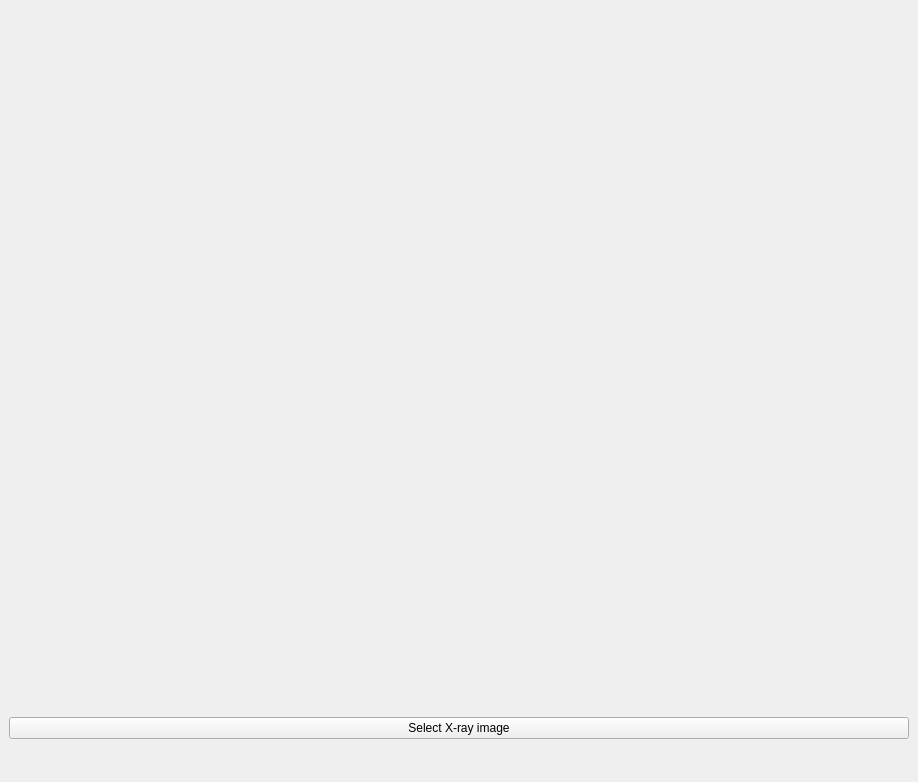
<?xml version="1.0" encoding="UTF-8"?>
<ui version="4.0">
 <class>MainWindow</class>
 <widget class="QMainWindow" name="MainWindow">
  <property name="geometry">
   <rect>
    <x>0</x>
    <y>0</y>
    <width>918</width>
    <height>782</height>
   </rect>
  </property>
  <property name="maximumSize">
   <size>
    <width>920</width>
    <height>782</height>
   </size>
  </property>
  <property name="windowTitle">
   <string>Corona detection</string>
  </property>
  <widget class="QWidget" name="centralwidget">
   <layout class="QGridLayout" name="gridLayout" rowstretch="0,1,1">
    <item row="0" column="0">
     <widget class="QLabel" name="label">
      <property name="maximumSize">
       <size>
        <width>900</width>
        <height>300</height>
       </size>
      </property>
      <property name="text">
       <string/>
      </property>
      <property name="pixmap">
       <pixmap resource="pic/corona_app.qrc">:/Images/covid-19-4855688_1920.png</pixmap>
      </property>
      <property name="scaledContents">
       <bool>true</bool>
      </property>
     </widget>
    </item>
    <item row="1" column="0">
     <widget class="QLabel" name="img_lbl">
      <property name="enabled">
       <bool>true</bool>
      </property>
      <property name="maximumSize">
       <size>
        <width>900</width>
        <height>300</height>
       </size>
      </property>
      <property name="text">
       <string/>
      </property>
      <property name="scaledContents">
       <bool>true</bool>
      </property>
     </widget>
    </item>
    <item row="2" column="0">
     <widget class="QPushButton" name="show_btn">
      <property name="text">
       <string>Select X-ray image</string>
      </property>
     </widget>
    </item>
   </layout>
  </widget>
 </widget>
 <resources>
  <include location="pic/corona_app.qrc"/>
 </resources>
 <connections/>
</ui>
